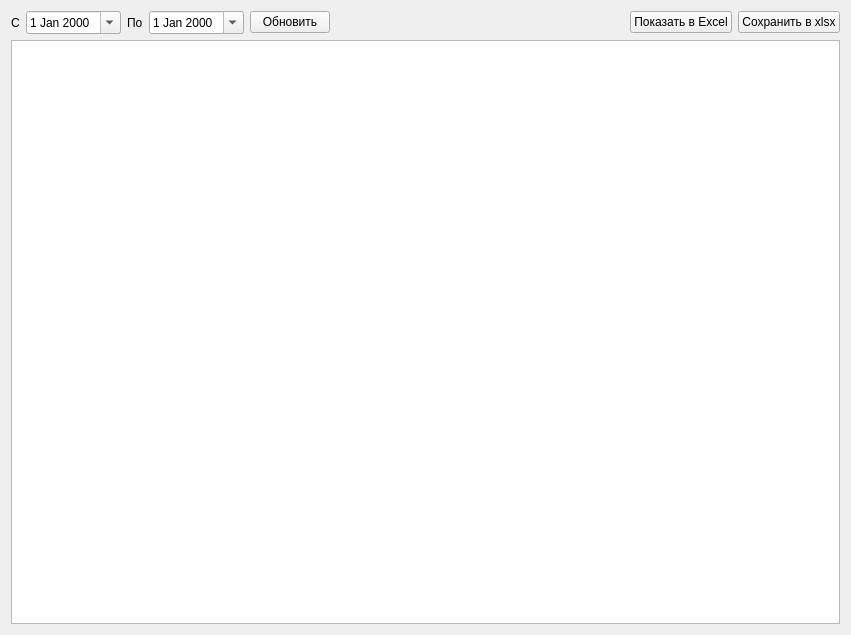
<?xml version="1.0" encoding="UTF-8"?>
<ui version="4.0">
 <class>FormProfile</class>
 <widget class="QWidget" name="FormProfile">
  <property name="geometry">
   <rect>
    <x>0</x>
    <y>0</y>
    <width>851</width>
    <height>635</height>
   </rect>
  </property>
  <property name="windowTitle">
   <string>Form</string>
  </property>
  <layout class="QVBoxLayout" name="verticalLayout">
   <item>
    <layout class="QHBoxLayout" name="horizontalLayout">
     <item>
      <widget class="QLabel" name="label">
       <property name="text">
        <string>С</string>
       </property>
      </widget>
     </item>
     <item>
      <widget class="QDateEdit" name="dateEditBeg">
       <property name="calendarPopup">
        <bool>true</bool>
       </property>
      </widget>
     </item>
     <item>
      <widget class="QLabel" name="label_2">
       <property name="text">
        <string>По</string>
       </property>
      </widget>
     </item>
     <item>
      <widget class="QDateEdit" name="dateEditEnd">
       <property name="calendarPopup">
        <bool>true</bool>
       </property>
      </widget>
     </item>
     <item>
      <widget class="QPushButton" name="pushButtonUpd">
       <property name="text">
        <string>Обновить</string>
       </property>
      </widget>
     </item>
     <item>
      <spacer name="horizontalSpacer">
       <property name="orientation">
        <enum>Qt::Orientation::Horizontal</enum>
       </property>
       <property name="sizeHint" stdset="0">
        <size>
         <width>40</width>
         <height>20</height>
        </size>
       </property>
      </spacer>
     </item>
     <item>
      <widget class="QPushButton" name="pushButtonViewXlsx">
       <property name="text">
        <string>Показать в Excel</string>
       </property>
      </widget>
     </item>
     <item>
      <widget class="QPushButton" name="pushButtonSaveXlsx">
       <property name="text">
        <string>Сохранить в xlsx</string>
       </property>
      </widget>
     </item>
    </layout>
   </item>
   <item>
    <widget class="RestTableView" name="tableView">
     <attribute name="verticalHeaderVisible">
      <bool>false</bool>
     </attribute>
    </widget>
   </item>
  </layout>
 </widget>
 <customwidgets>
  <customwidget>
   <class>RestTableView</class>
   <extends>QTableView</extends>
   <header>rest/resttableview.h</header>
  </customwidget>
 </customwidgets>
 <resources/>
 <connections/>
</ui>
